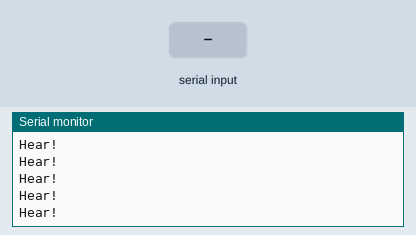
Simulated run of this sketch. Board: ESP32. Parts: the last lines printed to the serial monitor. The test bench sets the inputs (shaded band).

Above: at 1.2 s.
1.3 s: "1\n" received over the second serial link
At 1.51 s:
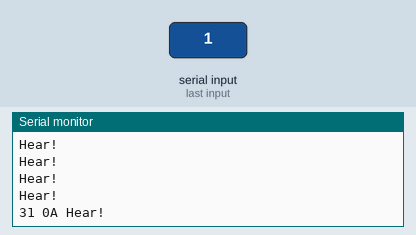
2.8 s: "0\n" received over the second serial link
At 3.06 s:
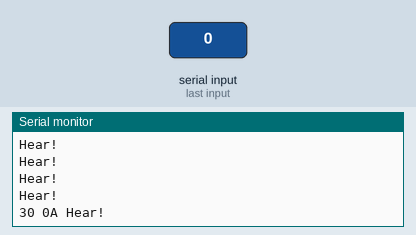
4.3 s: "2\n" received over the second serial link
At 4.51 s:
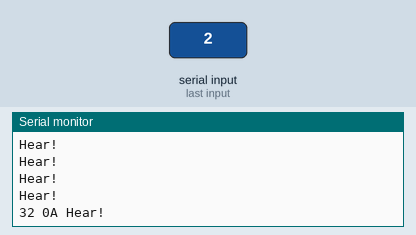

Measured:
- after the input at 1.3 s, the serial monitor: prints a new line after 0.05 s (image 1)
- after the input at 2.8 s, the serial monitor: prints a new line after 0.10 s (image 2)
- after the input at 4.3 s, the serial monitor: prints a new line after 0.06 s (image 3)

The sketch:

ips7100_test.ino
```cpp
#include <HardwareSerial.h>
#include <Wire.h>
#include "EEPROM.h"

#define Txd               1
#define Rxd               3
#define rts_485           26

#define powerControl      15

#define Sensor_Select_A   4
#define Sensor_Select_B   5

#define sensor_Txd        33        //
#define sensor_Rxd        35        //

#define     rxPM_buffer_ActiveMax   24
char        rxPM_buffer[rxPM_buffer_ActiveMax];

HardwareSerial  sensorSerial(1);


void setup() {
  Serial.begin(115200);
  sensorSerial.begin(9600, SERIAL_8N1, sensor_Rxd, sensor_Txd);
//  sensorSerial.begin(9600, SERIAL_8N1, Rxd, Txd);
  setPinMode();


  xTaskCreate(
    taskSensor,
    "rs485_task",
    10000,
    NULL,
    1,
    NULL
  );

  printf("Setup\n");
}

void loop() {

  delay(1000);
}


void setPinMode() {
  pinMode(powerControl, OUTPUT);
  pinMode(Sensor_Select_A, OUTPUT);
  pinMode(Sensor_Select_B, OUTPUT);

  digitalWrite(powerControl, HIGH);     //맨 처음 파워를 ON한다.  5V
  digitalWrite(Sensor_Select_A, HIGH);
  digitalWrite(Sensor_Select_B, LOW);
}


void taskSensor(void* param) {
  while(1) {
    sensorRead();

    delay(100);
  }
}

void sensorRead(){
  unsigned short us_cnt       = 0;
  unsigned short us_readCnt   = 0;
  printf("Hear!\n");
  if(sensorSerial.available() > 0) {
    us_readCnt = sensorSerial.available();
    delay(50);

    while(sensorSerial.available() > 0) {
      if(sensorSerial.available() > us_readCnt) {
        us_readCnt = sensorSerial.available();
        delay(50);
      } else if(sensorSerial.available() == us_readCnt) {
        break;
      }
    }
  }

  while(us_readCnt > 0) {
    byte ch = sensorSerial.read();
    rxPM_buffer[us_cnt] = ch;

    us_cnt++;
    if(us_cnt >= rxPM_buffer_ActiveMax) break;
    if(us_readCnt == us_cnt) break;
  }

  if(us_cnt > 0) {
    for(int i=0; i<us_cnt; i++) {
      printf("%02X ", rxPM_buffer[i]);
      if(i == us_cnt) printf("\n");
    }
    us_cnt = 0;
  }

}
```
